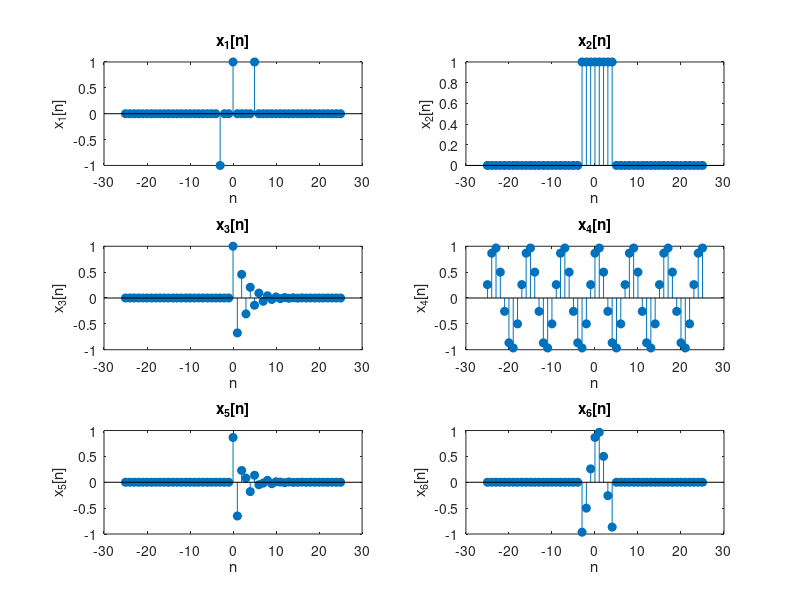
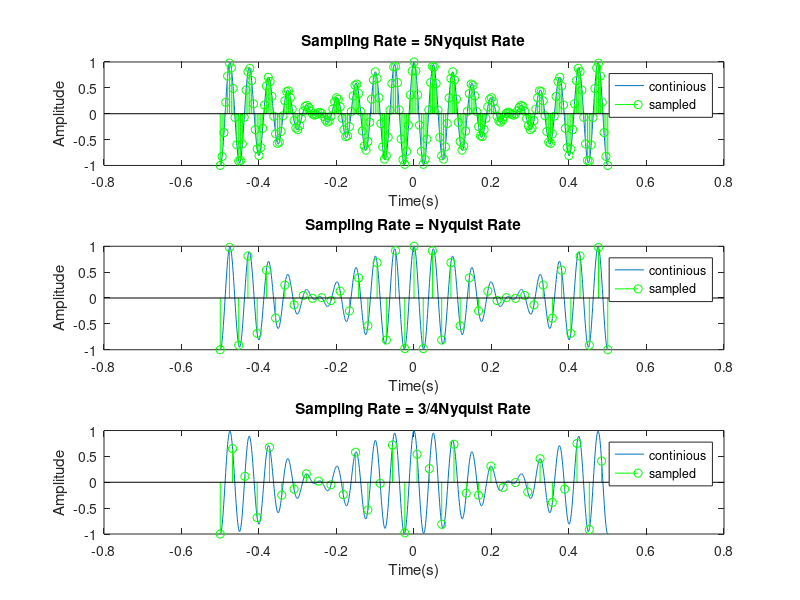

The MATLAB source for these figures, in order: (Note: this script raises an error after producing the figures.)
function [x,n,NRate,s1,s2,s3,yq,MSE,Response,I]=fname1
clc; clear all;
% De La Salle University
% Electronics and Computer Engineering Department
%
% Course        : LBYCPA4
% SECTION       : EQ4
% Submitted by  : Jared Craig C. Ong
% Submitted to  : Dr. Lawrence Materum
%
% Exercise 1: Discrete-time Signals
%
% Note: Check the instructions given in the canvas

%% Task 1
% Place your code here to generate x1, x2, x3,x4,x5, and x6
n=-25:25;

% Place your code here to create the visualization of Figure 1 

function y = del(n)
    y = zeros(1, length(n));
    [a, b] = find(n == 0);
    y(b) = 1;
end

function y = step(n)
    y = zeros(1, length(n));
    [a, b] = find(n >= 0);
    y(b) = 1;
end

x1 = -del(n + 3) + del(n) + del(n - 5);
x2 = step(n + 3) - step(n - 5);
x3 = (-27/40).^n .* step(n);
x4 = cos(3*pi*n/12 - pi/6);
x5 = (-27/40).^n .* cos(3*pi*n/12 - pi/6) .* step(n);
x6 = cos(3*pi*n/12 - pi/6) .* (step(n + 3) - step(n - 5));

% Create the visualization of Figure 1
figure(1);

% Plot x1[n]
subplot(3, 2, 1);
stem(n, x1, 'filled');
title('x_1[n]');
xlabel('n');
ylabel('x_1[n]');

% Plot x2[n]
subplot(3, 2, 2);
stem(n, x2, 'filled');
title('x_2[n]');
xlabel('n');
ylabel('x_2[n]');

% Plot x3[n]
subplot(3, 2, 3);
stem(n, x3, 'filled');
title('x_3[n]');
xlabel('n');
ylabel('x_3[n]');

% Plot x4[n]
subplot(3, 2, 4);
stem(n, x4, 'filled');
title('x_4[n]');
xlabel('n');
ylabel('x_4[n]');

% Plot x5[n]
subplot(3, 2, 5);
stem(n, x5, 'filled');
title('x_5[n]');
xlabel('n');
ylabel('x_5[n]');

% Plot x6[n]
subplot(3, 2, 6);
stem(n, x6, 'filled');
title('x_6[n]');
xlabel('n');
ylabel('x_6[n]');

% The following code will concatenate the six discrete-time sequences. x
% represents the disctrete-time sequences with 6 channels.
x=[x1' x2' x3' x4' x5' x6'];


%% Task 2
% Place your code here to define the Nyquist rate using the variable NRate
t = -0.5:0.001:0.5;
s = (0.5 * cos(38*pi*t)) + (0.5 * cos(42*pi*t));

% Place your code here to define Fs1 and generate t1 and s1
sone = 42*5;
int1 = 1/sone;
v1 = -0.5:int1:0.5;
s1 = (0.5 * cos(38*pi*v1)) + (0.5 * cos(42*pi*v1));

% Place your code here to define Fs2 and generate t2 and s2
stwo = 42;
int2 = 1/stwo;
v2 = -0.5:int2:0.5;
s2 = (0.5 * cos(38*pi*v2)) + (0.5 * cos(42*pi*v2));

% Place your code here to define Fs3 and generate t3 and s3
sthree = 42 * (3/4);
int3 = 1/sthree;
v3 = -0.5:int3:0.5;
s3 = 0.5 * cos(38*pi*v3) + 0.5 * cos(42*pi*v3);

% Place your code here to create visualization of Figure 2

figure; 
subplot(3,1,1); 
plot(t,s); hold on;
stem(v1,s1,'g');
title('Sampling Rate = 5Nyquist Rate');
xlabel('Time(s)'); ylabel('Amplitude');
legend('continious', 'sampled');

subplot(3,1,2); 
plot(t,s); hold on;
stem(v2,s2,'g');
title('Sampling Rate = Nyquist Rate');
xlabel('Time(s)'); ylabel('Amplitude');
legend('continious', 'sampled');

subplot(3,1,3); 
plot(t,s); hold on;
stem(v3,s3,'g');
title('Sampling Rate = 3/4Nyquist Rate');
xlabel('Time(s)'); ylabel('Amplitude');
legend('continious', 'sampled');

%% Task 3: Quantization of audio into n number of bits

% Read the audio 'tononoise8mono.wav' and store audio data and sampling rate
[y, Fs] = audioread('tononoise8mono.wav');  
% y contains the audio samples, Fs is the sampling frequency

% Store the number of samples to N and generate the corresponding continuous time t
N = length(y);  
t = (0:N-1)/Fs;  % Time vector

% Convert the audio data into 8-bit signed integer (normalized from -1 to 1 to 8-bit scale)
y8 = 128 *y;
% Initialize an empty matrix to store quantized audio for different bit levels
yq = zeros(N, 8);

% Quantize the audio data into n-bits and store it in yq (column-wise storage)
for nbits = 7:-1:1
    y_n = round((2^(nbits - 1)) * y);  % Quantize to nbits
  
    yq(:, 8-nbits) = y_n;              % Store quantized audio
end

% Plot the original and quantized audio data in figure 3
figure(3);
plot(t, y, 'k', 'DisplayName', 'Original 8-bit Audio'); hold on;
for nbits = 7:-1:1
    plot(t, yq(:, 8-nbits), 'DisplayName', [num2str(nbits), '-bit Quantized Audio']);
end
xlabel('Time (s)');
ylabel('Amplitude');
legend;
title('Original and Quantized Audio Signals');
hold off;

% Compute the mean square error for each bit depth and store in MSE
MSE = zeros(7, 1);
for nbits = 7:-1:1
    y_n = yq(:, 8-nbits);  % Retrieve the quantized signal
    MSE(nbits) = (1/N) * sum((y_n - y).^2);  % Compute MSE between original and quantized signals
end

% Plot the mean square error in figure 4
figure(4);
plot(7:-1:1, MSE, '-o');
xlabel('Number of Bits');
ylabel('Mean Squared Error (MSE)');
title('MSE vs. Number of Quantization Bits');
grid on;

% Is the MSE consistent with the played back audio? (Yes or No)
Response = 'Yes';

% Play back the audio for the lowest number of bits (e.g., 1-bit quantized audio)
sound(yq(:, 8), Fs);  % Play back 1-bit quantized audio


%% Task 4: Image Generation
% Place your code here to create the image I
% Initialize I
I = zeros(140,140,3);
colors =[
% Generate white
  1, 1, 1; 
% Generate Yellow
 1, 1, 0;  
% Generate Cyan
 0, 1, 1; 
% Generate Green
0, 1, 0;  
% Generate Magenta
1, 0, 1; 
% Generate Red
 1, 0, 0;  
% Generate Blue
0, 0, 1; 
];
% Place your code here to cdisplay of the image in figure 5
% Fill the image matrix with color bars
for i = 1:7
    I(:, (i-1)*(140/7) + 1:i*(140/7), :) = repmat(reshape(colors(i, :), 1, 1, 3), 140, (140/7));
end

% Display the generated image using imagesc to get axes
figure(5);
imagesc([1 140], [1 140], I);  % Use imagesc to show axes and grid

% Set axis properties
title('Generated Color Bars with Axis Values');
axis on;          % Turn on axis


end